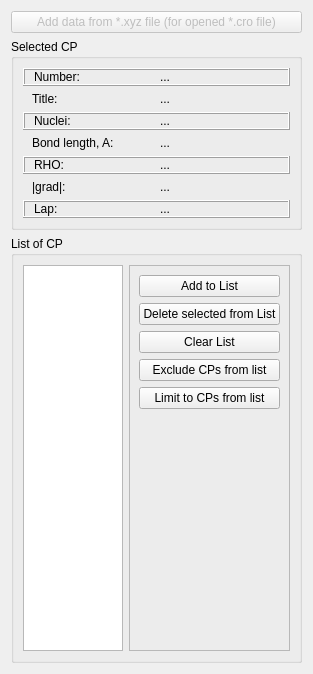
      <widget class="QWidget" name="tab_51">
       <attribute name="title">
        <string>CPs</string>
       </attribute>
       <layout class="QVBoxLayout" name="verticalLayout_12">
        <item>
         <widget class="QPushButton" name="add_xyz_critic_data">
          <property name="enabled">
           <bool>false</bool>
          </property>
          <property name="text">
           <string>Add data from *.xyz file (for opened *.cro file)</string>
          </property>
         </widget>
        </item>
        <item>
         <widget class="QGroupBox" name="groupBox_30">
          <property name="minimumSize">
           <size>
            <width>0</width>
            <height>0</height>
           </size>
          </property>
          <property name="title">
           <string>Selected CP</string>
          </property>
          <layout class="QVBoxLayout" name="verticalLayout_16">
           <item>
            <widget class="QFrame" name="frame_110">
             <property name="frameShape">
              <enum>QFrame::Box</enum>
             </property>
             <property name="frameShadow">
              <enum>QFrame::Raised</enum>
             </property>
             <layout class="QHBoxLayout" name="horizontalLayout_112">
              <property name="topMargin">
               <number>0</number>
              </property>
              <property name="bottomMargin">
               <number>0</number>
              </property>
              <item>
               <widget class="QLabel" name="label_82">
                <property name="text">
                 <string>Number:</string>
                </property>
               </widget>
              </item>
              <item>
               <widget class="QLabel" name="selectedCP">
                <property name="text">
                 <string>...</string>
                </property>
               </widget>
              </item>
             </layout>
            </widget>
           </item>
           <item>
            <widget class="QFrame" name="frame_2">
             <property name="minimumSize">
              <size>
               <width>0</width>
               <height>0</height>
              </size>
             </property>
             <property name="frameShape">
              <enum>QFrame::NoFrame</enum>
             </property>
             <property name="frameShadow">
              <enum>QFrame::Raised</enum>
             </property>
             <layout class="QHBoxLayout" name="horizontalLayout_5">
              <property name="topMargin">
               <number>0</number>
              </property>
              <property name="bottomMargin">
               <number>0</number>
              </property>
              <item>
               <widget class="QLabel" name="label_88">
                <property name="text">
                 <string>Title:</string>
                </property>
               </widget>
              </item>
              <item>
               <widget class="QLabel" name="selected_cp_title">
                <property name="text">
                 <string>...</string>
                </property>
               </widget>
              </item>
             </layout>
            </widget>
           </item>
           <item>
            <widget class="QFrame" name="frame_87">
             <property name="frameShape">
              <enum>QFrame::Box</enum>
             </property>
             <property name="frameShadow">
              <enum>QFrame::Raised</enum>
             </property>
             <layout class="QHBoxLayout" name="horizontalLayout_88">
              <property name="topMargin">
               <number>0</number>
              </property>
              <property name="bottomMargin">
               <number>0</number>
              </property>
              <item>
               <widget class="QLabel" name="label_107">
                <property name="text">
                 <string>Nuclei:</string>
                </property>
               </widget>
              </item>
              <item>
               <widget class="QLabel" name="selectedCP_nuclei">
                <property name="text">
                 <string>...</string>
                </property>
               </widget>
              </item>
             </layout>
            </widget>
           </item>
           <item>
            <widget class="QFrame" name="frame_109">
             <property name="frameShape">
              <enum>QFrame::NoFrame</enum>
             </property>
             <property name="frameShadow">
              <enum>QFrame::Raised</enum>
             </property>
             <layout class="QHBoxLayout" name="horizontalLayout_156">
              <property name="topMargin">
               <number>0</number>
              </property>
              <property name="bottomMargin">
               <number>0</number>
              </property>
              <item>
               <widget class="QLabel" name="label_111">
                <property name="text">
                 <string>Bond length, A:</string>
                </property>
               </widget>
              </item>
              <item>
               <widget class="QLabel" name="selected_cp_bond_len">
                <property name="text">
                 <string>...</string>
                </property>
               </widget>
              </item>
             </layout>
            </widget>
           </item>
           <item>
            <widget class="QFrame" name="frame_111">
             <property name="frameShape">
              <enum>QFrame::Box</enum>
             </property>
             <property name="frameShadow">
              <enum>QFrame::Raised</enum>
             </property>
             <layout class="QHBoxLayout" name="horizontalLayout_113">
              <property name="topMargin">
               <number>0</number>
              </property>
              <property name="bottomMargin">
               <number>0</number>
              </property>
              <item>
               <widget class="QLabel" name="label_84">
                <property name="text">
                 <string>RHO:</string>
                </property>
               </widget>
              </item>
              <item>
               <widget class="QLabel" name="FormSelectedCP_f">
                <property name="text">
                 <string>...</string>
                </property>
               </widget>
              </item>
             </layout>
            </widget>
           </item>
           <item>
            <widget class="QFrame" name="frame_112">
             <property name="frameShape">
              <enum>QFrame::NoFrame</enum>
             </property>
             <property name="frameShadow">
              <enum>QFrame::Raised</enum>
             </property>
             <layout class="QHBoxLayout" name="horizontalLayout_114">
              <property name="topMargin">
               <number>0</number>
              </property>
              <property name="bottomMargin">
               <number>0</number>
              </property>
              <item>
               <widget class="QLabel" name="label_85">
                <property name="text">
                 <string>|grad|:</string>
                </property>
               </widget>
              </item>
              <item>
               <widget class="QLabel" name="FormSelectedCP_g">
                <property name="text">
                 <string>...</string>
                </property>
               </widget>
              </item>
             </layout>
            </widget>
           </item>
           <item>
            <widget class="QFrame" name="frame_113">
             <property name="frameShape">
              <enum>QFrame::Box</enum>
             </property>
             <property name="frameShadow">
              <enum>QFrame::Raised</enum>
             </property>
             <layout class="QHBoxLayout" name="horizontalLayout_115">
              <property name="topMargin">
               <number>0</number>
              </property>
              <property name="bottomMargin">
               <number>0</number>
              </property>
              <item>
               <widget class="QLabel" name="label_87">
                <property name="text">
                 <string>Lap:</string>
                </property>
               </widget>
              </item>
              <item>
               <widget class="QLabel" name="FormSelectedCP_lap">
                <property name="frameShape">
                 <enum>QFrame::NoFrame</enum>
                </property>
                <property name="text">
                 <string>...</string>
                </property>
               </widget>
              </item>
             </layout>
            </widget>
           </item>
          </layout>
         </widget>
        </item>
        <item>
         <widget class="QGroupBox" name="groupBox_5">
          <property name="title">
           <string>List of CP</string>
          </property>
          <layout class="QHBoxLayout" name="horizontalLayout_6">
           <item>
            <widget class="QListWidget" name="FormCPlist">
             <property name="maximumSize">
              <size>
               <width>100</width>
               <height>16777215</height>
              </size>
             </property>
            </widget>
           </item>
           <item>
            <widget class="QFrame" name="frame_16">
             <property name="frameShape">
              <enum>QFrame::StyledPanel</enum>
             </property>
             <property name="frameShadow">
              <enum>QFrame::Raised</enum>
             </property>
             <layout class="QVBoxLayout" name="verticalLayout_11">
              <item>
               <widget class="QPushButton" name="add_cp_to_list">
                <property name="text">
                 <string>Add to List</string>
                </property>
               </widget>
              </item>
              <item>
               <widget class="QPushButton" name="delete_cp_from_list">
                <property name="text">
                 <string>Delete selected from List</string>
                </property>
               </widget>
              </item>
              <item>
               <widget class="QPushButton" name="clear_cp_list">
                <property name="text">
                 <string>Clear List</string>
                </property>
               </widget>
              </item>
              <item>
               <widget class="QPushButton" name="delete_cp_from_model">
                <property name="text">
                 <string>Exclude CPs from list</string>
                </property>
               </widget>
              </item>
              <item>
               <widget class="QPushButton" name="leave_cp_in_model">
                <property name="text">
                 <string>Limit to CPs from list</string>
                </property>
               </widget>
              </item>
              <item>
               <spacer name="verticalSpacer_20">
                <property name="orientation">
                 <enum>Qt::Vertical</enum>
                </property>
                <property name="sizeHint" stdset="0">
                 <size>
                  <width>20</width>
                  <height>232</height>
                 </size>
                </property>
               </spacer>
              </item>
             </layout>
            </widget>
           </item>
          </layout>
         </widget>
        </item>
       </layout>
      </widget>
